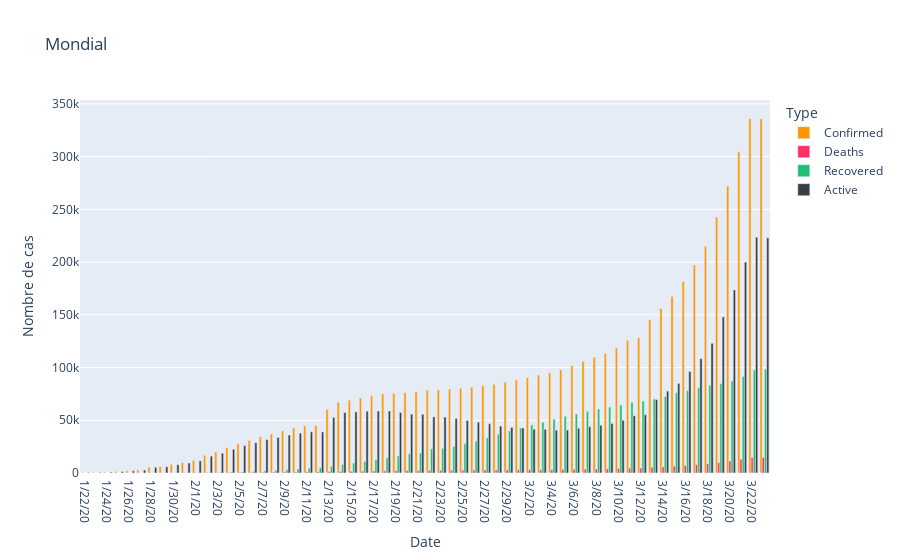

Notebook cell for this chart:
### Markdown cell above
## Comparatif de tout cas confondu

### Code cell
# Gestion du tableau des cas confirmés
tmpConfirmed = dfGlobalSeriesConfirmed
tmpConfirmed = tmpConfirmed.drop(columns=['Lat', 'Long'])
tmpConfirmed = tmpConfirmed.groupby(['Country/Region']).sum().reset_index()
tmpConfirmed = tmpConfirmed.drop(columns=['Country/Region'])
tmpConfirmed = tmpConfirmed.sum().reset_index()
tmpConfirmed = tmpConfirmed.rename(columns={'index': 'Date', 0: 'Confirmed'})

# Gestion du tableau des cas décédés
tmpDeaths = dfGlobalSeriesDeaths
tmpDeaths = tmpDeaths.drop(columns=['Lat', 'Long'])
tmpDeaths = tmpDeaths.groupby(['Country/Region']).sum().reset_index()
tmpDeaths = tmpDeaths.drop(columns=['Country/Region'])
tmpDeaths = tmpDeaths.sum().reset_index()
tmpDeaths = tmpDeaths.rename(columns={'index': 'Date', 0: 'Deaths'})

# Gestion du tableau des cas soignés
tmpRecovered = dfGlobalSeriesRecovered
tmpRecovered = tmpRecovered.drop(columns=['Lat', 'Long'])
tmpRecovered = tmpRecovered.groupby(['Country/Region']).sum().reset_index()
tmpRecovered = tmpRecovered.drop(columns=['Country/Region'])
tmpRecovered = tmpRecovered.sum().reset_index()
tmpRecovered = tmpRecovered.rename(columns={'index': 'Date', 0: 'Recovered'})

# On join nos trois tableaux
tmpAll = pd.merge(tmpConfirmed, tmpDeaths, on='Date').merge(tmpRecovered, on='Date')

# On ajoute notre colonne des cas encore malade
tmpAll['Active'] = tmpAll['Confirmed'] - tmpAll['Deaths'] - tmpAll['Recovered']

figAll = tmpAll.melt(id_vars="Date", 
                                 value_vars=['Confirmed', 'Deaths', 'Recovered', 'Active'],
                                value_name='Nombre de cas',
                              var_name='Type')
figFrSeriesAll = px.bar(figAll, 
             x="Date", 
             y="Nombre de cas", 
             color='Type',
             title='Mondial',
             barmode='group',
             color_discrete_sequence=[colorYellow, colorRed, colorCyan, colorGrey])
iplot(figFrSeriesAll)

### Figure 1 — Plotly figure (JSON) as saved in the notebook; plotly's stock layout.template omitted (floating-point values rounded to 4 significant figures)
{"data": [{"alignmentgroup": "True", "hoverlabel": {"namelength": 0}, "hovertemplate": "Type=Confirmed<br>Date=%{x}<br>Nombre de cas=%{y}", "legendgroup": "Confirmed", "marker": {"color": "#fe9801"}, "name": "Confirmed", "offsetgroup": "Confirmed", "orientation": "v", "showlegend": true, "textposition": "auto", "type": "bar", "x": ["1/22/20", "1/23/20", "1/24/20", "1/25/20", "1/26/20", "1/27/20", "1/28/20", "1/29/20", "1/30/20", "1/31/20", "2/1/20", "2/2/20", "2/3/20", "2/4/20", "2/5/20", "2/6/20", "2/7/20", "2/8/20", "2/9/20", "2/10/20", "2/11/20", "2/12/20", "2/13/20", "2/14/20", "2/15/20", "2/16/20", "2/17/20", "2/18/20", "2/19/20", "2/20/20", "2/21/20", "2/22/20", "2/23/20", "2/24/20", "2/25/20", "2/26/20", "2/27/20", "2/28/20", "2/29/20", "3/1/20", "3/2/20", "3/3/20", "3/4/20", "3/5/20", "3/6/20", "3/7/20", "3/8/20", "3/9/20", "3/10/20", "3/11/20", "3/12/20", "3/13/20", "3/14/20", "3/15/20", "3/16/20", "3/17/20", "3/18/20", "3/19/20", "3/20/20", "3/21/20", "3/22/20", "3/23/20"], "xaxis": "x", "y": [555, 653, 941, 1434, 2118, 2927, 5578, 6166, 8234, 9927, 12038, 16787, 19881, 23892, 27635, 30817, 34391, 37120, 40150, 42762, 44802, 45221, 60368, 66885, 69030, 71224, 73258, 75136, 75639, 76197, 76823, 78579, 78965, 79568, 80413, 81395, 82754, 84120, 86011, 88369, 90306, 92840, 95120, 97882, 101784, 105821, 109795, 113561, 118592, 125865, 128343, 145193, 156094, 167446, 181527, 197142, 214910, 242708, 272166, 304524, 335955, 336004], "yaxis": "y"}, {"alignmentgroup": "True", "hoverlabel": {"namelength": 0}, "hovertemplate": "Type=Deaths<br>Date=%{x}<br>Nombre de cas=%{y}", "legendgroup": "Deaths", "marker": {"color": "#ff2e63"}, "name": "Deaths", "offsetgroup": "Deaths", "orientation": "v", "showlegend": true, "textposition": "auto", "type": "bar", "x": ["1/22/20", "1/23/20", "1/24/20", "1/25/20", "1/26/20", "1/27/20", "1/28/20", "1/29/20", "1/30/20", "1/31/20", "2/1/20", "2/2/20", "2/3/20", "2/4/20", "2/5/20", "2/6/20", "2/7/20", "2/8/20", "2/9/20", "2/10/20", "2/11/20", "2/12/20", "2/13/20", "2/14/20", "2/15/20", "2/16/20", "2/17/20", "2/18/20", "2/19/20", "2/20/20", "2/21/20", "2/22/20", "2/23/20", "2/24/20", "2/25/20", "2/26/20", "2/27/20", "2/28/20", "2/29/20", "3/1/20", "3/2/20", "3/3/20", "3/4/20", "3/5/20", "3/6/20", "3/7/20", "3/8/20", "3/9/20", "3/10/20", "3/11/20", "3/12/20", "3/13/20", "3/14/20", "3/15/20", "3/16/20", "3/17/20", "3/18/20", "3/19/20", "3/20/20", "3/21/20", "3/22/20", "3/23/20"], "xaxis": "x", "y": [17, 18, 26, 42, 56, 82, 131, 133, 171, 213, 259, 362, 426, 492, 564, 634, 719, 806, 906, 1013, 1113, 1118, 1371, 1523, 1666, 1770, 1868, 2007, 2122, 2247, 2251, 2458, 2469, 2629, 2708, 2770, 2814, 2872, 2941, 2996, 3085, 3160, 3254, 3348, 3460, 3558, 3802, 3988, 4262, 4615, 4720, 5404, 5819, 6440, 7126, 7905, 8733, 9867, 11299, 12973, 14632, 14643], "yaxis": "y"}, {"alignmentgroup": "True", "hoverlabel": {"namelength": 0}, "hovertemplate": "Type=Recovered<br>Date=%{x}<br>Nombre de cas=%{y}", "legendgroup": "Recovered", "marker": {"color": "#21bf73"}, "name": "Recovered", "offsetgroup": "Recovered", "orientation": "v", "showlegend": true, "textposition": "auto", "type": "bar", "x": ["1/22/20", "1/23/20", "1/24/20", "1/25/20", "1/26/20", "1/27/20", "1/28/20", "1/29/20", "1/30/20", "1/31/20", "2/1/20", "2/2/20", "2/3/20", "2/4/20", "2/5/20", "2/6/20", "2/7/20", "2/8/20", "2/9/20", "2/10/20", "2/11/20", "2/12/20", "2/13/20", "2/14/20", "2/15/20", "2/16/20", "2/17/20", "2/18/20", "2/19/20", "2/20/20", "2/21/20", "2/22/20", "2/23/20", "2/24/20", "2/25/20", "2/26/20", "2/27/20", "2/28/20", "2/29/20", "3/1/20", "3/2/20", "3/3/20", "3/4/20", "3/5/20", "3/6/20", "3/7/20", "3/8/20", "3/9/20", "3/10/20", "3/11/20", "3/12/20", "3/13/20", "3/14/20", "3/15/20", "3/16/20", "3/17/20", "3/18/20", "3/19/20", "3/20/20", "3/21/20", "3/22/20", "3/23/20"], "xaxis": "x", "y": [28, 30, 36, 39, 52, 61, 107, 126, 143, 222, 284, 472, 623, 852, 1124, 1487, 2011, 2616, 3244, 3946, 4683, 5150, 6295, 8058, 9395, 10865, 12583, 14352, 16121, 18177, 18890, 22886, 23394, 25227, 27905, 30384, 33277, 36711, 39782, 42716, 45602, 48228, 51170, 53796, 55865, 58358, 60694, 62494, 64404, 67003, 68324, 70251, 72624, 76034, 78088, 80840, 83207, 84854, 87256, 91499, 97704, 98334], "yaxis": "y"}, {"alignmentgroup": "True", "hoverlabel": {"namelength": 0}, "hovertemplate": "Type=Active<br>Date=%{x}<br>Nombre de cas=%{y}", "legendgroup": "Active", "marker": {"color": "#393e46"}, "name": "Active", "offsetgroup": "Active", "orientation": "v", "showlegend": true, "textposition": "auto", "type": "bar", "x": ["1/22/20", "1/23/20", "1/24/20", "1/25/20", "1/26/20", "1/27/20", "1/28/20", "1/29/20", "1/30/20", "1/31/20", "2/1/20", "2/2/20", "2/3/20", "2/4/20", "2/5/20", "2/6/20", "2/7/20", "2/8/20", "2/9/20", "2/10/20", "2/11/20", "2/12/20", "2/13/20", "2/14/20", "2/15/20", "2/16/20", "2/17/20", "2/18/20", "2/19/20", "2/20/20", "2/21/20", "2/22/20", "2/23/20", "2/24/20", "2/25/20", "2/26/20", "2/27/20", "2/28/20", "2/29/20", "3/1/20", "3/2/20", "3/3/20", "3/4/20", "3/5/20", "3/6/20", "3/7/20", "3/8/20", "3/9/20", "3/10/20", "3/11/20", "3/12/20", "3/13/20", "3/14/20", "3/15/20", "3/16/20", "3/17/20", "3/18/20", "3/19/20", "3/20/20", "3/21/20", "3/22/20", "3/23/20"], "xaxis": "x", "y": [510, 605, 879, 1353, 2010, 2784, 5340, 5907, 7920, 9492, 11495, 15953, 18832, 22548, 25947, 28696, 31661, 33698, 36000, 37803, 39006, 38953, 52702, 57304, 57969, 58589, 58807, 58777, 57396, 55773, 55682, 53235, 53102, 51712, 49800, 48241, 46663, 44537, 43288, 42657, 41619, 41452, 40696, 40738, 42459, 43905, 45299, 47079, 49926, 54247, 55299, 69538, 77651, 84972, 96313, 108397, 122970, 147987, 173611, 200052, 223619, 223027], "yaxis": "y"}], "layout": {"barmode": "group", "legend": {"title": {"text": "Type"}, "tracegroupgap": 0}, "title": {"text": "Mondial"}, "xaxis": {"anchor": "y", "domain": [0, 1], "title": {"text": "Date"}}, "yaxis": {"anchor": "x", "domain": [0, 1], "title": {"text": "Nombre de cas"}}}}
